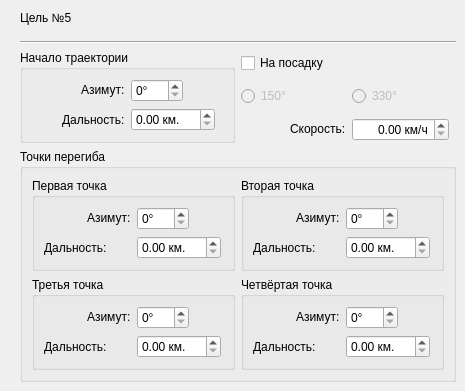
    <widget class="QWidget" name="page_7">
     <widget class="QWidget" name="layoutWidget_6">
      <property name="geometry">
       <rect>
        <x>20</x>
        <y>0</y>
        <width>436</width>
        <height>382</height>
       </rect>
      </property>
      <layout class="QGridLayout" name="LayoutTarget5">
       <item row="0" column="0" alignment="Qt::AlignLeft">
        <widget class="QLabel" name="LabelTarget5">
         <property name="text">
          <string>Цель №5</string>
         </property>
        </widget>
       </item>
       <item row="1" column="0">
        <widget class="Line" name="Line5">
         <property name="orientation">
          <enum>Qt::Horizontal</enum>
         </property>
        </widget>
       </item>
       <item row="2" column="0">
        <layout class="QGridLayout" name="LayoutTrajectoryStart5">
         <item row="0" column="0">
          <widget class="QGroupBox" name="TargetStart5">
           <property name="title">
            <string>Начало траектории</string>
           </property>
           <layout class="QGridLayout" name="gridLayout_7">
            <item row="0" column="0">
             <layout class="QGridLayout" name="LayoutAzimuthRangeStart5">
              <item row="0" column="0" alignment="Qt::AlignRight|Qt::AlignVCenter">
               <widget class="QLabel" name="LabelTargetAzimuthStart5">
                <property name="text">
                 <string>Азимут:</string>
                </property>
               </widget>
              </item>
              <item row="0" column="1" alignment="Qt::AlignLeft|Qt::AlignVCenter">
               <widget class="QSpinBox" name="TargetAzimuthStart5">
                <property name="suffix">
                 <string>°</string>
                </property>
                <property name="maximum">
                 <number>360</number>
                </property>
               </widget>
              </item>
              <item row="1" column="1" alignment="Qt::AlignLeft|Qt::AlignVCenter">
               <widget class="QDoubleSpinBox" name="TargetRangeStart5">
                <property name="suffix">
                 <string> км.</string>
                </property>
                <property name="maximum">
                 <double>150.000000000000000</double>
                </property>
               </widget>
              </item>
              <item row="1" column="0" alignment="Qt::AlignRight">
               <widget class="QLabel" name="LabelTargetRangeStart5">
                <property name="text">
                 <string>Дальность:</string>
                </property>
               </widget>
              </item>
             </layout>
            </item>
           </layout>
          </widget>
         </item>
         <item row="0" column="1">
          <layout class="QGridLayout" name="LayoutOptions5">
           <item row="1" column="0">
            <layout class="QGridLayout" name="LayoutSide5">
             <item row="0" column="0" alignment="Qt::AlignLeft|Qt::AlignVCenter">
              <widget class="QRadioButton" name="TargetGoHome1505">
               <property name="enabled">
                <bool>false</bool>
               </property>
               <property name="text">
                <string>150°</string>
               </property>
              </widget>
             </item>
             <item row="0" column="1" alignment="Qt::AlignLeft|Qt::AlignVCenter">
              <widget class="QRadioButton" name="TargetGoHome3305">
               <property name="enabled">
                <bool>false</bool>
               </property>
               <property name="text">
                <string>330°</string>
               </property>
              </widget>
             </item>
            </layout>
           </item>
           <item row="0" column="0" alignment="Qt::AlignLeft|Qt::AlignVCenter">
            <widget class="QCheckBox" name="TargetGoHome5">
             <property name="cursor">
              <cursorShape>PointingHandCursor</cursorShape>
             </property>
             <property name="text">
              <string>На посадку</string>
             </property>
            </widget>
           </item>
           <item row="2" column="0">
            <layout class="QGridLayout" name="LayoutSpeed5">
             <item row="0" column="1" alignment="Qt::AlignLeft|Qt::AlignVCenter">
              <widget class="QDoubleSpinBox" name="TargetSpeed5">
               <property name="alignment">
                <set>Qt::AlignRight|Qt::AlignTrailing|Qt::AlignVCenter</set>
               </property>
               <property name="suffix">
                <string> км/ч</string>
               </property>
               <property name="maximum">
                <double>1200.000000000000000</double>
               </property>
              </widget>
             </item>
             <item row="0" column="0" alignment="Qt::AlignRight|Qt::AlignVCenter">
              <widget class="QLabel" name="LabelSpeedTarget5">
               <property name="text">
                <string>Скорость:</string>
               </property>
              </widget>
             </item>
            </layout>
           </item>
          </layout>
         </item>
        </layout>
       </item>
       <item row="3" column="0">
        <widget class="QGroupBox" name="TargetExtremums5">
         <property name="title">
          <string>Точки перегиба</string>
         </property>
         <layout class="QGridLayout" name="gridLayout_36">
          <item row="0" column="0">
           <widget class="QGroupBox" name="TargetExtremumFirst5">
            <property name="title">
             <string>Первая точка</string>
            </property>
            <layout class="QGridLayout" name="gridLayout_37">
             <item row="0" column="0">
              <layout class="QGridLayout" name="LayoutExtremumFirst5">
               <item row="0" column="0" alignment="Qt::AlignRight|Qt::AlignVCenter">
                <widget class="QLabel" name="LabelTargetAzimuthExtremumFirst5">
                 <property name="text">
                  <string>Азимут:</string>
                 </property>
                </widget>
               </item>
               <item row="0" column="1" alignment="Qt::AlignLeft|Qt::AlignVCenter">
                <widget class="QSpinBox" name="TargetAzimuthExtremumFirst5">
                 <property name="suffix">
                  <string>°</string>
                 </property>
                 <property name="maximum">
                  <number>360</number>
                 </property>
                </widget>
               </item>
               <item row="1" column="0">
                <widget class="QLabel" name="LabelTargetRangeExtremumFirst5">
                 <property name="text">
                  <string>Дальность:</string>
                 </property>
                </widget>
               </item>
               <item row="1" column="1" alignment="Qt::AlignLeft|Qt::AlignVCenter">
                <widget class="QDoubleSpinBox" name="TargetRangeExtremumFirst5">
                 <property name="suffix">
                  <string> км.</string>
                 </property>
                 <property name="maximum">
                  <double>150.000000000000000</double>
                 </property>
                </widget>
               </item>
              </layout>
             </item>
            </layout>
           </widget>
          </item>
          <item row="0" column="1">
           <widget class="QGroupBox" name="TargetExtremumSecond5">
            <property name="title">
             <string>Вторая точка</string>
            </property>
            <layout class="QGridLayout" name="gridLayout_38">
             <item row="0" column="0">
              <layout class="QGridLayout" name="LayoutExtremumSecond5">
               <item row="0" column="0" alignment="Qt::AlignRight|Qt::AlignVCenter">
                <widget class="QLabel" name="LabelTargetAzimuthExtremumSecond5">
                 <property name="text">
                  <string>Азимут:</string>
                 </property>
                </widget>
               </item>
               <item row="0" column="1" alignment="Qt::AlignLeft|Qt::AlignVCenter">
                <widget class="QSpinBox" name="TargetAzimuthExtremumSecond5">
                 <property name="suffix">
                  <string>°</string>
                 </property>
                 <property name="maximum">
                  <number>360</number>
                 </property>
                </widget>
               </item>
               <item row="1" column="0">
                <widget class="QLabel" name="LabelTargetRangeExtremumSecond5">
                 <property name="text">
                  <string>Дальность:</string>
                 </property>
                </widget>
               </item>
               <item row="1" column="1" alignment="Qt::AlignLeft|Qt::AlignVCenter">
                <widget class="QDoubleSpinBox" name="TargetRangeExtremumSecond5">
                 <property name="suffix">
                  <string> км.</string>
                 </property>
                 <property name="maximum">
                  <double>150.000000000000000</double>
                 </property>
                </widget>
               </item>
              </layout>
             </item>
            </layout>
           </widget>
          </item>
          <item row="1" column="0">
           <widget class="QGroupBox" name="TargetExtremumThird5">
            <property name="title">
             <string>Третья точка</string>
            </property>
            <layout class="QGridLayout" name="gridLayout_39">
             <item row="0" column="0">
              <layout class="QGridLayout" name="LayoutExtremumThird5">
               <item row="0" column="0" alignment="Qt::AlignRight|Qt::AlignVCenter">
                <widget class="QLabel" name="LabelTargetAzimuthExtremumThird5">
                 <property name="text">
                  <string>Азимут:</string>
                 </property>
                </widget>
               </item>
               <item row="0" column="1" alignment="Qt::AlignLeft|Qt::AlignVCenter">
                <widget class="QSpinBox" name="TargetAzimuthExtremumThird5">
                 <property name="suffix">
                  <string>°</string>
                 </property>
                 <property name="maximum">
                  <number>360</number>
                 </property>
                </widget>
               </item>
               <item row="1" column="0">
                <widget class="QLabel" name="LabelTargetRangeExtremumThird5">
                 <property name="text">
                  <string>Дальность:</string>
                 </property>
                </widget>
               </item>
               <item row="1" column="1" alignment="Qt::AlignLeft|Qt::AlignVCenter">
                <widget class="QDoubleSpinBox" name="TargetRangeExtremumThird5">
                 <property name="suffix">
                  <string> км.</string>
                 </property>
                 <property name="maximum">
                  <double>150.000000000000000</double>
                 </property>
                </widget>
               </item>
              </layout>
             </item>
            </layout>
           </widget>
          </item>
          <item row="1" column="1">
           <widget class="QGroupBox" name="TargetExtremumFourth5">
            <property name="title">
             <string>Четвёртая точка</string>
            </property>
            <layout class="QGridLayout" name="gridLayout_40">
             <item row="0" column="0">
              <layout class="QGridLayout" name="LayoutExtremumFourth5">
               <item row="1" column="0">
                <widget class="QLabel" name="LabelTargetRangeExtremumFourth5">
                 <property name="text">
                  <string>Дальность:</string>
                 </property>
                </widget>
               </item>
               <item row="0" column="1" alignment="Qt::AlignLeft|Qt::AlignVCenter">
                <widget class="QSpinBox" name="TargetAzimuthExtremumFourth5">
                 <property name="suffix">
                  <string>°</string>
                 </property>
                 <property name="maximum">
                  <number>360</number>
                 </property>
                </widget>
               </item>
               <item row="0" column="0" alignment="Qt::AlignRight|Qt::AlignVCenter">
                <widget class="QLabel" name="LabelTargetAzimuthExtremumFourth5">
                 <property name="text">
                  <string>Азимут:</string>
                 </property>
                </widget>
               </item>
               <item row="1" column="1" alignment="Qt::AlignLeft|Qt::AlignVCenter">
                <widget class="QDoubleSpinBox" name="TargetRangeExtremumFourth5">
                 <property name="suffix">
                  <string> км.</string>
                 </property>
                 <property name="maximum">
                  <double>150.000000000000000</double>
                 </property>
                </widget>
               </item>
              </layout>
             </item>
            </layout>
           </widget>
          </item>
         </layout>
        </widget>
       </item>
      </layout>
     </widget>
    </widget>
